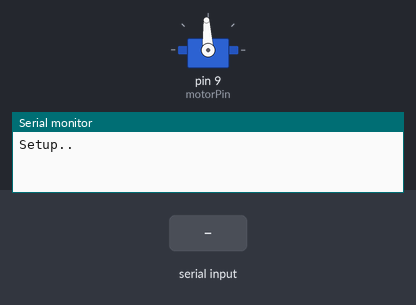
Bench run of a sketch on a simulated Arduino Uno, built with avr-gcc and run on an emulated ATmega328P. Shown: servo, the last lines printed to the serial monitor. Inputs (shaded band) come from the test bench.

Above: at 8.2 s.
8.3 s: "90,45\n" received over Serial
At 9.0 s:
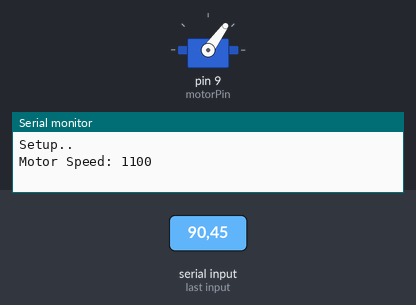
Timing chart, 0 to 11.3 s (numbered marks = the images above; inputs shaded):
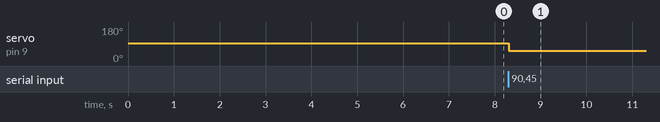

The sketch:

Serial_TO_Motor.ino
```cpp
#include <Servo.h>
byte motorPin = 9;  // Pin connected to the ESC or motor

Servo servo;

void setup() {
    Serial.begin(9600);  // Start serial communication at 9600 baud rate
    servo.attach(motorPin);

    Serial.println("Setup..");
    servo.writeMicroseconds(1500);
    //Let the esc recognize the "stop"-signal
    delay(7000);
}

void loop() {
    if (Serial.available() > 0) {
        // Read the incoming serial data
        String data = Serial.readStringUntil('\n');
        int motorSpeed = data.toInt();  // Convert the string to an integer

        // Constrain the motor speed to be within valid range (0-255)
        motorSpeed = constrain(motorSpeed, 1100, 1900);

        // Write the PWM signal to control the motor
        servo.writeMicroseconds(motorSpeed);

        // For debugging, print the motor speed
        Serial.print("Motor Speed: ");
        Serial.println(motorSpeed);
    }
}
```

Measured:
- after the input at 8.3 s, servo on pin 9 (motorPin): 93° → 54° at once
